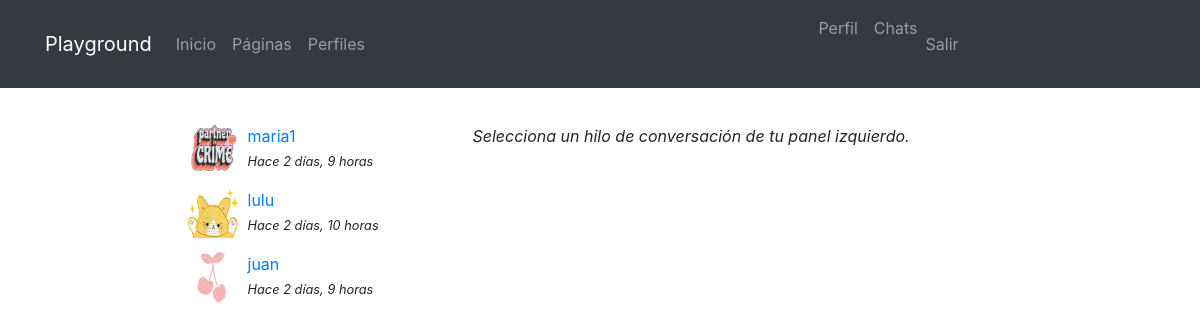
The app's page /messenger/ (signed in) with its own data.
### registration/models.py (models this page shows)
class Profile(models.Model):
    user = models.OneToOneField(User, on_delete=models.CASCADE)
    avatar = models.ImageField(upload_to=custom_upload_to, null=True, blank=True)
    bio = models.TextField(blank=True, null=True)
    link = models.URLField(max_length=200, blank=True, null=True)
    class Meta:
        ordering = ['user__username']

### messenger/models.py (models this page shows)
class Thread(models.Model):
    users = models.ManyToManyField(User, related_name='threads')
    messages = models.ManyToManyField(Message)
    updated = models.DateTimeField(auto_now=True)
    objects = ThreadManager()
    class Meta:
        ordering = ['-updated']

class Message(models.Model):
    user = models.ForeignKey(User, on_delete=models.CASCADE)
    content = models.TextField(verbose_name='Mensaje')
    created = models.DateTimeField(auto_now_add=True)
    class Meta:
        ordering = ['created']

### messenger/views.py (the view)
# urls.py: path('', ThreadList.as_view(), name='list'),
@method_decorator(login_required, name='dispatch')
class ThreadList(TemplateView):
    template_name = "messenger/thread_list.html"

### messenger/templates/messenger/thread_list.html (shortened to what this page needs)
{% extends 'core/base.html' %}
{% load static %}
{% block content %}
<main role="main">
  <div class="container">
    <div class="row mt-3">
      <div class="col-md-9 mx-auto mb-5">
        <div class="row">
          <div class="col-md-4">
            {% for thread in request.user.threads.all %}
              {% if thread.messages.all|length > 0 %}
                <div class="mb-3">
                  {% for user in thread.users.all %}
                    {% if user != request.user %}
                      {% if user.profile.avatar %}
                        <img src="{{user.profile.avatar.url}}" class="avatar">
                      {% else %}
                        <img src="{% static 'registration/img/no-avatar.jpg' %}" class="avatar">
                      {% endif %}
                      <div>
                        <a href="{% url 'messenger:detail' thread.pk %}">{{user}}</a><br>
                        <small><i>Hace {{thread.messages.last.created|timesince}}</i></small>
                      </div>
                    {% endif %}
                  {% endfor %}
                </div>
              {% endif %}
            {% endfor %}
          </div>
          <div class="col-md-8">
            <p><i>Selecciona un hilo de conversación de tu panel izquierdo.</i></p>
          </div>
        </div>
      </div>
    </div>
  </div>
</main>
{% endblock %}

### core/static/core/css/main.css (style rules this page uses)
main { padding-top: 20px; }
:root { --jumbotron-padding-y: 3rem; }

### messenger/templates/messenger/thread_list.html (style rules this page uses)
.avatar { width:50px; height:50px; float:left; margin-right:10px; }

### records on screen
Thread: messages.last.created "2 días, 9 horas"
Thread: messages.last.created "2 días, 10 horas"
Thread: messages.last.created "2 días, 9 horas"

### other values on screen
{{ user }} "maria1"
{{ user }} "lulu"
{{ user }} "juan"
